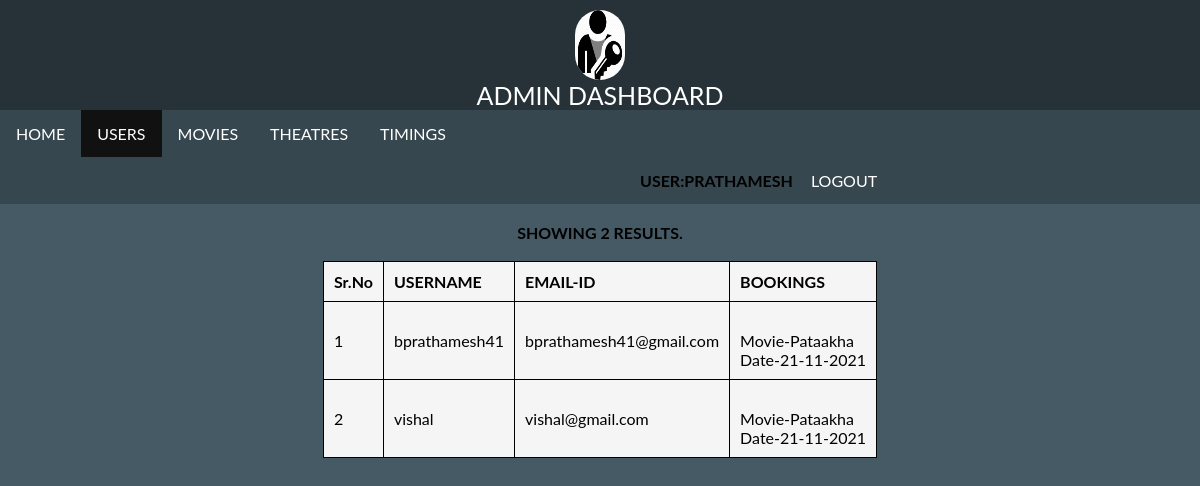
Page /users.php (signed in) on the committed database.
### tables this page shows
CREATE TABLE `users` (
  `username` varchar(100) NOT NULL,
  `email` varchar(100) NOT NULL,
  `password` varchar(100) NOT NULL
);

CREATE TABLE `bookings` (
  `id` int(10) UNSIGNED NOT NULL,
  `username` varchar(200) NOT NULL,
  `movie` varchar(200) NOT NULL,
  `theatre` varchar(200) NOT NULL,
  `seats` varchar(2000) NOT NULL,
  `date` varchar(100) NOT NULL,
  `movie_time` varchar(100) NOT NULL,
  `location` varchar(200) NOT NULL,
  `amount` int(200) NOT NULL,
  `thetre_id` int(11) DEFAULT NULL
);

### users.php (the view, shortened to what this page needs)
<html class="animated fadeIn">
<head>
	<link href="css/dashstyle.css" type='text/css' rel="stylesheet">
	<link href="css/animate.css" type='text/css' rel="stylesheet">
</head>
<body class='bg-gray animated fadeIn'>
<div class='header'>
<center><img src='images/admin.png' alt="AdminLogo" id="adminlogo"><br><center id='head' class="animated flipInX">ADMIN DASHBOARD</center>
</center>
</div>
<div class='navbar'>
<ul align="center">
<li><a href="dash.php"  >HOME</a></li>
<li><a href="users.php" class="active">USERS</a></li>
<li><a href="movie.php" >MOVIES</a></li>
<li><a href="theatres.php" >THEATRES</a></li>
<li><a href="timings.php" >TIMINGS</a></li>
<li><b class='logout' style="padding-top:14px;padding-right:2px;"><?php echo strtoupper("USER:".$_SESSION['user']);?></b></li>
<li><a href="logout.php" class='logout'>LOGOUT</a></li>
</ul>
</div>
<div class='content'>
<?php
include ("dbcon.php");
$qry="select * FROM users";
$result = mysqli_query($con,$qry);
$row_count=mysqli_num_rows($result);
if($row_count==0){echo  "<br><center><b>SHOWING 0 RESULTS.<b></center>";
}
else{
	echo  "<br><center><b>SHOWING ".$row_count." RESULTS.<b></center><br>";
?>
<table align='center' border='1'>
<tr>
<th>Sr.No</th>
<th>USERNAME</th>
<th>EMAIL-ID</th>
<th>BOOKINGS</th>
</tr>
<?php
for($i=0;$i<$row_count;$i++)
{
	$row=mysqli_fetch_assoc($result);
	?>
	<tr>
	<td><?php echo $i+1 ?></td>
	<td><?php echo $row["username"] ?></td>
	<td><?php echo $row["email"] ?></td>
	<td><?php $user=$row["username"];$qry5 = "select * from bookings where username='$user' ";
		$res=mysqli_query($con,$qry5);
		while($book=mysqli_fetch_array($res)){
		echo nl2br("\n"."Movie-".$book['movie']."\nDate-".$book['date']."\n");
		}?></td>
	</tr>
	<?php
}
}
?>
</div>
</body>
</html>

### CSS/dashstyle.css (style rules this page uses)
body { margin:0px; padding-top:0px; padding-bottom:100px; border:0px; font-family: "Lato", sans-serif; }
.header { width:100%; background-color:#263238; height:110px; }
#head { font-size:25px; color:white; }
a { text-decoration: none; }
.logout { float:right; padding-left:640px; }
ul,p { margin: 0; padding: 0; }
#adminlogo { margin-top:10px; width:50px; height:70px; border-radius:50px; background:white; }
.bg-gray { background-color:#455A64; }
.navbar li { display: inline; }
.active { background-color: #111; color: white; }
ul { list-style-type: none; overflow: hidden; background-color: #333; }
li { float: left; }
.navbar li a { display: block; color: white; font-size: 16px; text-align: center; padding: 14px 16px; text-decoration: none; }
.navbar ul { list-style-type: none; overflow: hidden; background-color: #37474F; }
.content { height:auto; }
table { background-color:#F5F5F5;border-collapse: collapse;border: 1px solid black; }
th,td { padding:10px;text-align: left }

### rows in the picture
users: username "bprathamesh41", email "bprathamesh41@gmail.com"
bookings: movie+date "Movie-Pataakha Date-21-11-2021"
users: username "vishal", email "vishal@gmail.com"
bookings: movie+date "Movie-Pataakha Date-21-11-2021"

### other values in the picture
$row_count "2"
